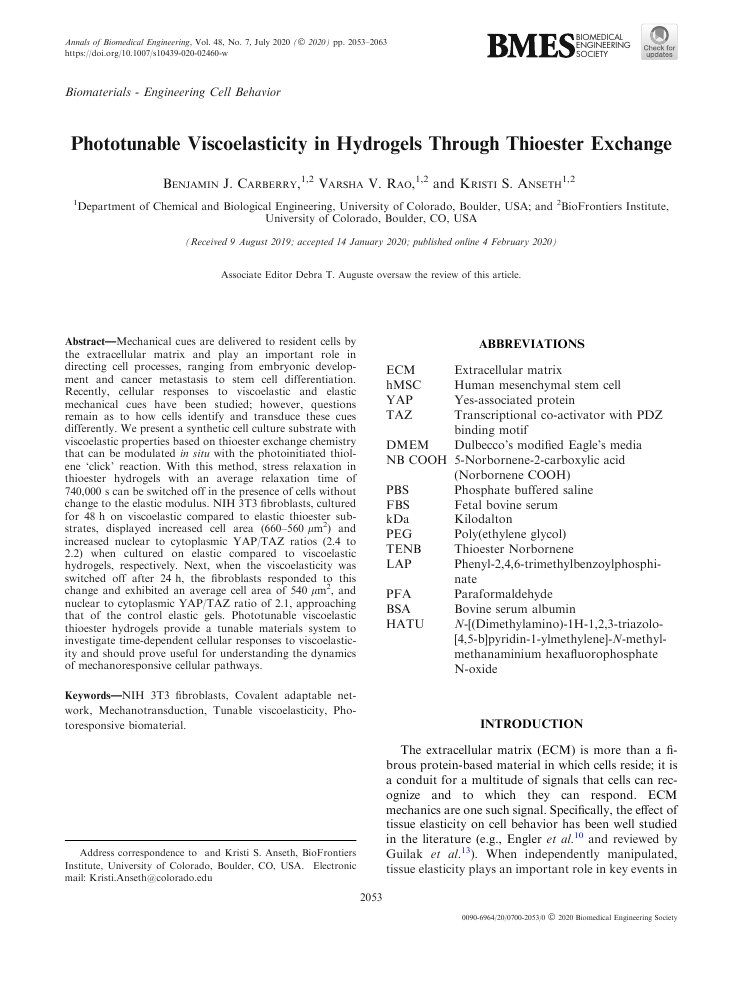
#> input picture tmp/pdfs/ann-biomed-2020/page-01.png, 743 x 990 px; its folder holds 4 pictures in this run
$ python inspect_batch.py
#> lines starting #> are read from the running program, lines starting #| are printed output that depends on the picture
from PIL import Image, ImageDraw
from pathlib import Path
import pdfplumber

for key in ['ann-biomed-2020','sciadv-2022','rosales-2017']:
    directory = Path('tmp/pdfs') / key
    files = sorted(directory.glob('page-*.png'))
    canvas = Image.new('RGB',(1080,((len(files)+3)//4)*375),'white')
#> canvas: PIL image 1080x375 RGB; every value is 255
    for i, file in enumerate(files):
        with Image.open(file) as im:
#> im is the input picture: PIL image 743x990 RGB; mean R, G, B 243.3, 243.4, 243.3
            im.thumbnail((260,345))
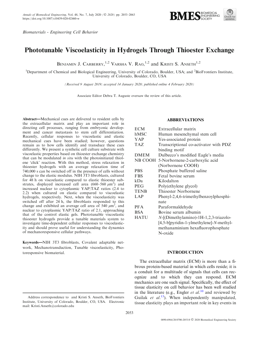
#> im: PIL image 259x345 RGB; mean R, G, B 242.9, 243, 243
            canvas.paste(im,((i%4)*270,(i//4)*375+25))
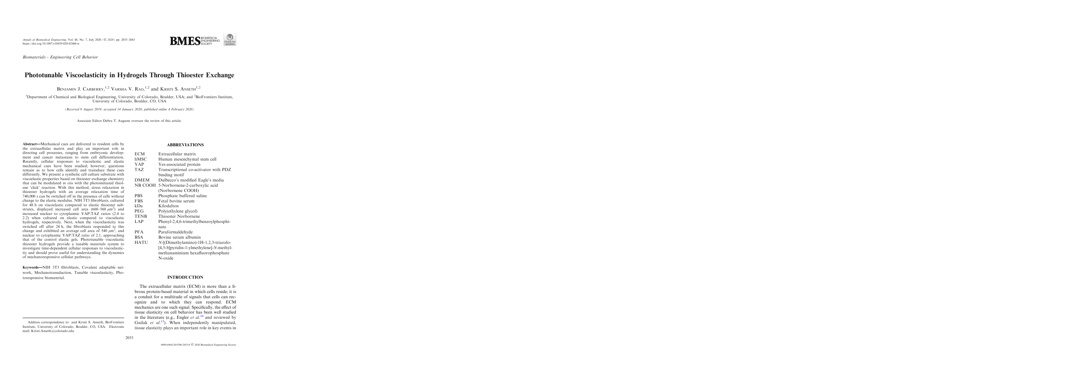
#> canvas: PIL image 1080x375 RGB; mean R, G, B 252.3, 252.3, 252.3
        ImageDraw.Draw(canvas).text(((i%4)*270+8,(i//4)*375+5),file.stem,fill='black')
    canvas.save(directory/'overview.jpg')
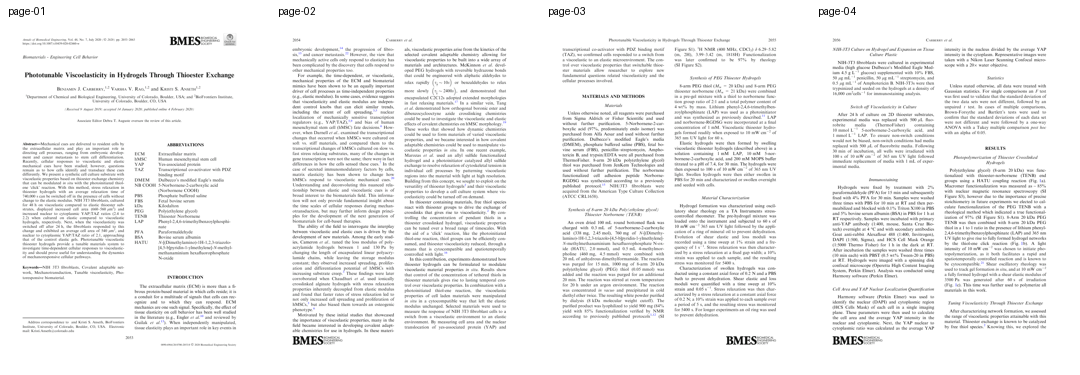
#> saved as overview.jpg: PIL image 1080x375 RGB; mean R, G, B 240.5, 240.6, 240.6
#> (the run stopped early here; a loop or call above may not have finished)
